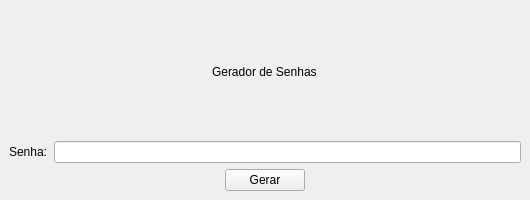
<?xml version="1.0" encoding="UTF-8"?>
<ui version="4.0">
 <class>MainWindow</class>
 <widget class="QMainWindow" name="MainWindow">
  <property name="geometry">
   <rect>
    <x>0</x>
    <y>0</y>
    <width>530</width>
    <height>200</height>
   </rect>
  </property>
  <property name="minimumSize">
   <size>
    <width>530</width>
    <height>200</height>
   </size>
  </property>
  <property name="maximumSize">
   <size>
    <width>530</width>
    <height>200</height>
   </size>
  </property>
  <property name="windowTitle">
   <string>MainWindow</string>
  </property>
  <widget class="QWidget" name="centralwidget">
   <layout class="QVBoxLayout" name="verticalLayout">
    <item alignment="Qt::AlignHCenter">
     <widget class="QLabel" name="label_titulo">
      <property name="text">
       <string>Gerador de Senhas</string>
      </property>
     </widget>
    </item>
    <item>
     <layout class="QHBoxLayout" name="horizontalLayout">
      <item>
       <widget class="QLabel" name="label_senha">
        <property name="text">
         <string>Senha:</string>
        </property>
       </widget>
      </item>
      <item>
       <widget class="QLineEdit" name="linha_senha"/>
      </item>
     </layout>
    </item>
    <item alignment="Qt::AlignHCenter">
     <widget class="QPushButton" name="botao_gerar">
      <property name="cursor">
       <cursorShape>PointingHandCursor</cursorShape>
      </property>
      <property name="text">
       <string>Gerar</string>
      </property>
     </widget>
    </item>
   </layout>
  </widget>
 </widget>
 <resources/>
 <connections/>
</ui>
